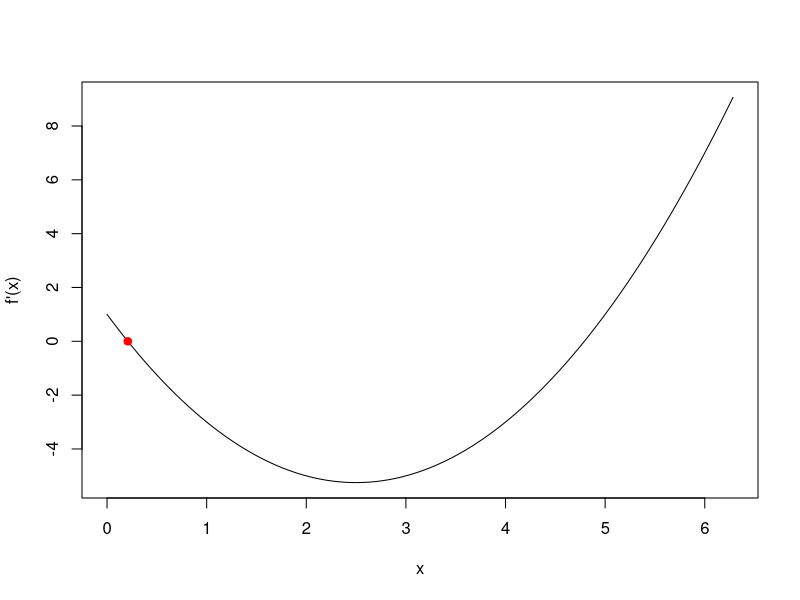

Reproduce this figure in R.
mynewton <- function(f, fp, x, tol = 0.001 , m = 100){# f la ham so ban dau,
#fp la dao ham cua ham so ban dau, tol la sai so cho phep, m la so lan lap toi da
  iter <- 0
  err <- 10*tol # khoi tao bien sai so bang 10 lan sai so cho phep
#(co the la phep tinh bat ky mien sao > tol)
  while (err > tol){
    iter <- iter + 1
    xnew <- x - f(x) / fp(x) # cap nhat gia tri moi cua x sau moi lan lap theo cong thuc
    if (iter > m)
      stop("NO solution found after", m, "loops")
    err <- abs(xnew - x ) # cap nhat err de kiem tra xem co < tol ko neu ko 
  #-> tuc x chua hoi tu den nghiem vs do chinh xac mong muon (hay sai so cho phep)
    x <- xnew
  }
  return(x)
}
f <- function(x) {x^2 - 5*x +1}
fp <- function(x) {2*x - 5}
x <- 1
result <- mynewton(f, fp, x)
print(result)

#bieu do the hien diem
curve(f, from = 0, to = 2 * pi,  ylab = "f'(x)", xlab = "x")
points(result, f(result), col = "red", pch = 19)
